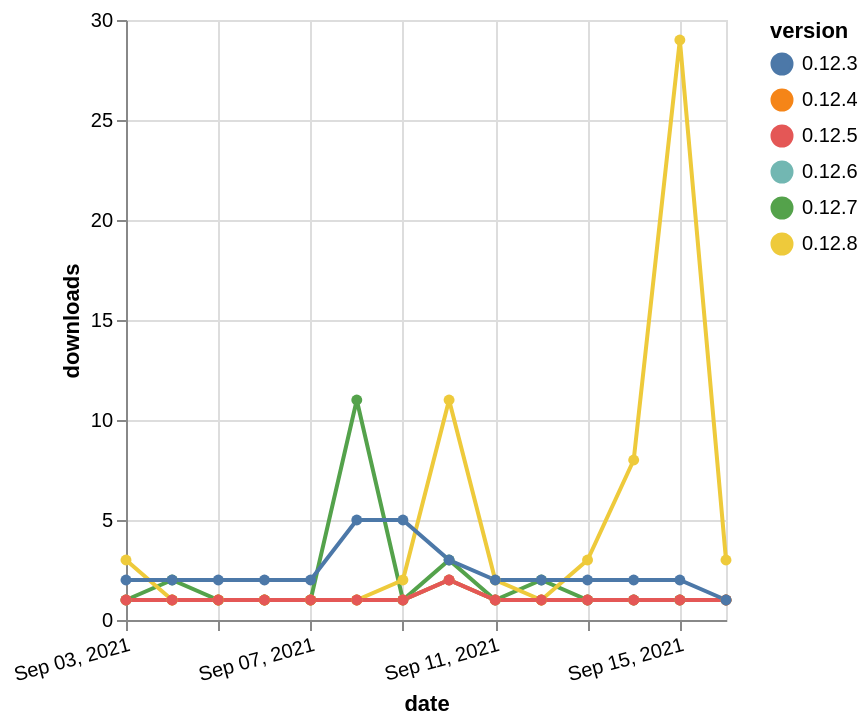

This figure's Vega-Lite source:
### Vega-Lite specification from a JSON file in a GitHub repository (floating-point values rounded to 4 significant figures)
{"$schema": "https://vega.github.io/schema/vega-lite/v5.json", "description": "A simple bar chart with embedded data.", "data": {"values": [{"date": "2021-09-03", "total": 1306, "delta": 1, "version": "0.12.7"}, {"date": "2021-09-04", "total": 1308, "delta": 2, "version": "0.12.7"}, {"date": "2021-09-05", "total": 1309, "delta": 1, "version": "0.12.7"}, {"date": "2021-09-06", "total": 1310, "delta": 1, "version": "0.12.7"}, {"date": "2021-09-07", "total": 1311, "delta": 1, "version": "0.12.7"}, {"date": "2021-09-08", "total": 1322, "delta": 11, "version": "0.12.7"}, {"date": "2021-09-09", "total": 1323, "delta": 1, "version": "0.12.7"}, {"date": "2021-09-10", "total": 1326, "delta": 3, "version": "0.12.7"}, {"date": "2021-09-11", "total": 1327, "delta": 1, "version": "0.12.7"}, {"date": "2021-09-12", "total": 1329, "delta": 2, "version": "0.12.7"}, {"date": "2021-09-13", "total": 1330, "delta": 1, "version": "0.12.7"}, {"date": "2021-09-14", "total": 1331, "delta": 1, "version": "0.12.7"}, {"date": "2021-09-15", "total": 1332, "delta": 1, "version": "0.12.7"}, {"date": "2021-09-16", "total": 1333, "delta": 1, "version": "0.12.7"}, {"date": "2021-09-03", "total": 1619, "delta": 1, "version": "0.12.6"}, {"date": "2021-09-04", "total": 1620, "delta": 1, "version": "0.12.6"}, {"date": "2021-09-05", "total": 1621, "delta": 1, "version": "0.12.6"}, {"date": "2021-09-06", "total": 1622, "delta": 1, "version": "0.12.6"}, {"date": "2021-09-07", "total": 1623, "delta": 1, "version": "0.12.6"}, {"date": "2021-09-08", "total": 1624, "delta": 1, "version": "0.12.6"}, {"date": "2021-09-09", "total": 1625, "delta": 1, "version": "0.12.6"}, {"date": "2021-09-10", "total": 1627, "delta": 2, "version": "0.12.6"}, {"date": "2021-09-11", "total": 1628, "delta": 1, "version": "0.12.6"}, {"date": "2021-09-12", "total": 1629, "delta": 1, "version": "0.12.6"}, {"date": "2021-09-13", "total": 1630, "delta": 1, "version": "0.12.6"}, {"date": "2021-09-14", "total": 1631, "delta": 1, "version": "0.12.6"}, {"date": "2021-09-15", "total": 1632, "delta": 1, "version": "0.12.6"}, {"date": "2021-09-16", "total": 1633, "delta": 1, "version": "0.12.6"}, {"date": "2021-09-03", "total": 792, "delta": 3, "version": "0.12.8"}, {"date": "2021-09-04", "total": 793, "delta": 1, "version": "0.12.8"}, {"date": "2021-09-05", "total": 794, "delta": 1, "version": "0.12.8"}, {"date": "2021-09-06", "total": 795, "delta": 1, "version": "0.12.8"}, {"date": "2021-09-07", "total": 796, "delta": 1, "version": "0.12.8"}, {"date": "2021-09-08", "total": 797, "delta": 1, "version": "0.12.8"}, {"date": "2021-09-09", "total": 799, "delta": 2, "version": "0.12.8"}, {"date": "2021-09-10", "total": 810, "delta": 11, "version": "0.12.8"}, {"date": "2021-09-11", "total": 812, "delta": 2, "version": "0.12.8"}, {"date": "2021-09-12", "total": 813, "delta": 1, "version": "0.12.8"}, {"date": "2021-09-13", "total": 816, "delta": 3, "version": "0.12.8"}, {"date": "2021-09-14", "total": 824, "delta": 8, "version": "0.12.8"}, {"date": "2021-09-15", "total": 853, "delta": 29, "version": "0.12.8"}, {"date": "2021-09-16", "total": 856, "delta": 3, "version": "0.12.8"}, {"date": "2021-09-03", "total": 258, "delta": 1, "version": "0.12.4"}, {"date": "2021-09-04", "total": 259, "delta": 1, "version": "0.12.4"}, {"date": "2021-09-05", "total": 260, "delta": 1, "version": "0.12.4"}, {"date": "2021-09-06", "total": 261, "delta": 1, "version": "0.12.4"}, {"date": "2021-09-07", "total": 262, "delta": 1, "version": "0.12.4"}, {"date": "2021-09-08", "total": 263, "delta": 1, "version": "0.12.4"}, {"date": "2021-09-09", "total": 264, "delta": 1, "version": "0.12.4"}, {"date": "2021-09-10", "total": 266, "delta": 2, "version": "0.12.4"}, {"date": "2021-09-11", "total": 267, "delta": 1, "version": "0.12.4"}, {"date": "2021-09-12", "total": 268, "delta": 1, "version": "0.12.4"}, {"date": "2021-09-13", "total": 269, "delta": 1, "version": "0.12.4"}, {"date": "2021-09-14", "total": 270, "delta": 1, "version": "0.12.4"}, {"date": "2021-09-15", "total": 271, "delta": 1, "version": "0.12.4"}, {"date": "2021-09-16", "total": 272, "delta": 1, "version": "0.12.4"}, {"date": "2021-09-03", "total": 1348, "delta": 1, "version": "0.12.5"}, {"date": "2021-09-04", "total": 1349, "delta": 1, "version": "0.12.5"}, {"date": "2021-09-05", "total": 1350, "delta": 1, "version": "0.12.5"}, {"date": "2021-09-06", "total": 1351, "delta": 1, "version": "0.12.5"}, {"date": "2021-09-07", "total": 1352, "delta": 1, "version": "0.12.5"}, {"date": "2021-09-08", "total": 1353, "delta": 1, "version": "0.12.5"}, {"date": "2021-09-09", "total": 1354, "delta": 1, "version": "0.12.5"}, {"date": "2021-09-10", "total": 1356, "delta": 2, "version": "0.12.5"}, {"date": "2021-09-11", "total": 1357, "delta": 1, "version": "0.12.5"}, {"date": "2021-09-12", "total": 1358, "delta": 1, "version": "0.12.5"}, {"date": "2021-09-13", "total": 1359, "delta": 1, "version": "0.12.5"}, {"date": "2021-09-14", "total": 1360, "delta": 1, "version": "0.12.5"}, {"date": "2021-09-15", "total": 1361, "delta": 1, "version": "0.12.5"}, {"date": "2021-09-16", "total": 1362, "delta": 1, "version": "0.12.5"}, {"date": "2021-09-03", "total": 3451, "delta": 2, "version": "0.12.3"}, {"date": "2021-09-04", "total": 3453, "delta": 2, "version": "0.12.3"}, {"date": "2021-09-05", "total": 3455, "delta": 2, "version": "0.12.3"}, {"date": "2021-09-06", "total": 3457, "delta": 2, "version": "0.12.3"}, {"date": "2021-09-07", "total": 3459, "delta": 2, "version": "0.12.3"}, {"date": "2021-09-08", "total": 3464, "delta": 5, "version": "0.12.3"}, {"date": "2021-09-09", "total": 3469, "delta": 5, "version": "0.12.3"}, {"date": "2021-09-10", "total": 3472, "delta": 3, "version": "0.12.3"}, {"date": "2021-09-11", "total": 3474, "delta": 2, "version": "0.12.3"}, {"date": "2021-09-12", "total": 3476, "delta": 2, "version": "0.12.3"}, {"date": "2021-09-13", "total": 3478, "delta": 2, "version": "0.12.3"}, {"date": "2021-09-14", "total": 3480, "delta": 2, "version": "0.12.3"}, {"date": "2021-09-15", "total": 3482, "delta": 2, "version": "0.12.3"}, {"date": "2021-09-16", "total": 3483, "delta": 1, "version": "0.12.3"}]}, "width": "container", "mark": {"type": "line", "point": {"filled": true}}, "encoding": {"x": {"field": "date", "type": "temporal", "timeUnit": "yearmonthdate", "title": "date", "axis": {"labelAngle": -15}}, "y": {"field": "delta", "type": "quantitative", "title": "downloads"}, "color": {"field": "version", "type": "nominal"}, "tooltip": {"field": "delta"}}}
